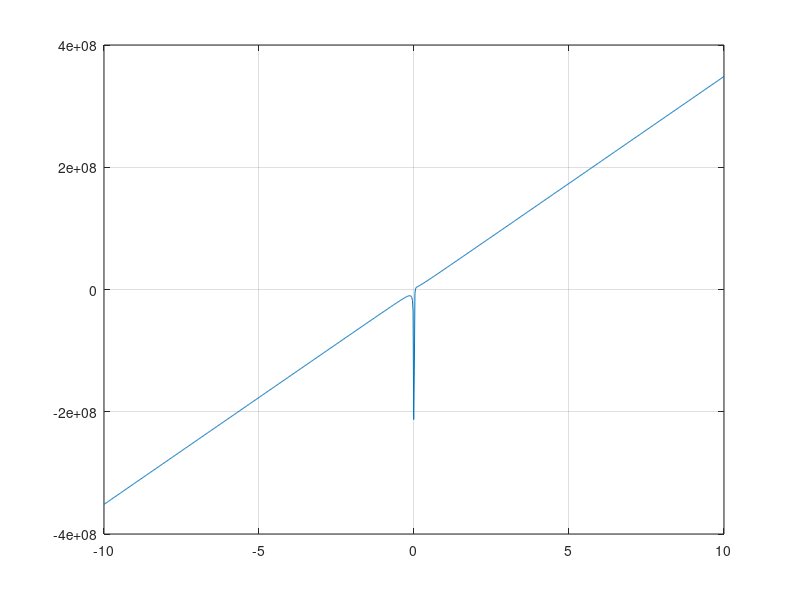

Here is the MATLAB script that generated this plot: (Note: this script raises an error after producing the figure.)
clear all; clc
a = 0.401;
b = 42.7e-6;
N = 1000;
T = 300;
p = 3.5e+7;
k = 1.3806503e-23;

f= @(V) (p + a*(N./V ).^2).*(V-N*b) - k*N*T
df= @(V) ((2*(a^2)*(N^3)*b)/V^3) - ((a^2)*(N^2)- 2*p*a*(N^2)*b)/V^2 + p^2

vspace = linspace(-10,10,1000);
plot(vspace,f(vspace))
grid on;

[xp,hb,itb] = biseccion(f,-1,1,100,1e-5)
[V,h,it,t] = newton(f,df,xp,100,1e-12)

disp("El volumen que ocupan es ")
V
